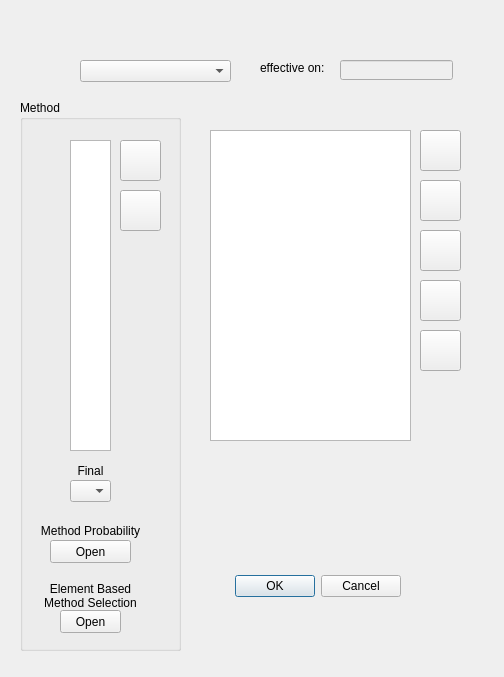
<?xml version="1.0" encoding="UTF-8"?>
<ui version="4.0">
 <class>Dialog</class>
 <widget class="QDialog" name="Dialog">
  <property name="geometry">
   <rect>
    <x>0</x>
    <y>0</y>
    <width>504</width>
    <height>677</height>
   </rect>
  </property>
  <property name="windowTitle">
   <string>Dialog</string>
  </property>
  <widget class="QDialogButtonBox" name="buttonBox">
   <property name="geometry">
    <rect>
     <x>60</x>
     <y>570</y>
     <width>341</width>
     <height>32</height>
    </rect>
   </property>
   <property name="orientation">
    <enum>Qt::Horizontal</enum>
   </property>
   <property name="standardButtons">
    <set>QDialogButtonBox::Cancel|QDialogButtonBox::Ok</set>
   </property>
  </widget>
  <widget class="QListWidget" name="listWidget_3">
   <property name="geometry">
    <rect>
     <x>210</x>
     <y>130</y>
     <width>201</width>
     <height>311</height>
    </rect>
   </property>
  </widget>
  <widget class="QComboBox" name="comboBox">
   <property name="geometry">
    <rect>
     <x>80</x>
     <y>60</y>
     <width>151</width>
     <height>22</height>
    </rect>
   </property>
  </widget>
  <widget class="QPushButton" name="pushButton_3">
   <property name="geometry">
    <rect>
     <x>420</x>
     <y>130</y>
     <width>41</width>
     <height>41</height>
    </rect>
   </property>
   <property name="text">
    <string/>
   </property>
   <property name="icon">
    <iconset resource="resource.qrc">
     <normaloff>:/icon/interface/icons/add.png</normaloff>:/icon/interface/icons/add.png</iconset>
   </property>
   <property name="iconSize">
    <size>
     <width>32</width>
     <height>32</height>
    </size>
   </property>
  </widget>
  <widget class="QLabel" name="label">
   <property name="geometry">
    <rect>
     <x>260</x>
     <y>60</y>
     <width>111</width>
     <height>16</height>
    </rect>
   </property>
   <property name="text">
    <string>effective on:</string>
   </property>
  </widget>
  <widget class="QLineEdit" name="lineEdit">
   <property name="enabled">
    <bool>false</bool>
   </property>
   <property name="geometry">
    <rect>
     <x>340</x>
     <y>60</y>
     <width>113</width>
     <height>20</height>
    </rect>
   </property>
  </widget>
  <widget class="QPushButton" name="pushButton_4">
   <property name="geometry">
    <rect>
     <x>420</x>
     <y>280</y>
     <width>41</width>
     <height>41</height>
    </rect>
   </property>
   <property name="text">
    <string/>
   </property>
   <property name="icon">
    <iconset resource="resource.qrc">
     <normaloff>:/icon/interface/icons/up.png</normaloff>:/icon/interface/icons/up.png</iconset>
   </property>
   <property name="iconSize">
    <size>
     <width>32</width>
     <height>32</height>
    </size>
   </property>
  </widget>
  <widget class="QPushButton" name="pushButton_5">
   <property name="geometry">
    <rect>
     <x>420</x>
     <y>330</y>
     <width>41</width>
     <height>41</height>
    </rect>
   </property>
   <property name="text">
    <string/>
   </property>
   <property name="icon">
    <iconset resource="resource.qrc">
     <normaloff>:/icon/interface/icons/down.png</normaloff>:/icon/interface/icons/down.png</iconset>
   </property>
   <property name="iconSize">
    <size>
     <width>32</width>
     <height>32</height>
    </size>
   </property>
  </widget>
  <widget class="QPushButton" name="pushButton_6">
   <property name="geometry">
    <rect>
     <x>420</x>
     <y>230</y>
     <width>41</width>
     <height>41</height>
    </rect>
   </property>
   <property name="text">
    <string/>
   </property>
   <property name="icon">
    <iconset resource="resource.qrc">
     <normaloff>:/icon/interface/icons/delete.svg</normaloff>:/icon/interface/icons/delete.svg</iconset>
   </property>
   <property name="iconSize">
    <size>
     <width>32</width>
     <height>32</height>
    </size>
   </property>
  </widget>
  <widget class="QPushButton" name="pushButton_7">
   <property name="geometry">
    <rect>
     <x>420</x>
     <y>180</y>
     <width>41</width>
     <height>41</height>
    </rect>
   </property>
   <property name="text">
    <string/>
   </property>
   <property name="icon">
    <iconset resource="resource.qrc">
     <normaloff>:/icon/interface/icons/edit.png</normaloff>:/icon/interface/icons/edit.png</iconset>
   </property>
   <property name="iconSize">
    <size>
     <width>32</width>
     <height>32</height>
    </size>
   </property>
  </widget>
  <widget class="QGroupBox" name="groupBox">
   <property name="geometry">
    <rect>
     <x>20</x>
     <y>100</y>
     <width>161</width>
     <height>551</height>
    </rect>
   </property>
   <property name="title">
    <string>Method</string>
   </property>
   <widget class="QPushButton" name="pushButton">
    <property name="geometry">
     <rect>
      <x>100</x>
      <y>40</y>
      <width>41</width>
      <height>41</height>
     </rect>
    </property>
    <property name="text">
     <string/>
    </property>
    <property name="icon">
     <iconset resource="resource.qrc">
      <normaloff>:/icon/interface/icons/add.png</normaloff>:/icon/interface/icons/add.png</iconset>
    </property>
    <property name="iconSize">
     <size>
      <width>32</width>
      <height>32</height>
     </size>
    </property>
   </widget>
   <widget class="QPushButton" name="pushButton_2">
    <property name="geometry">
     <rect>
      <x>100</x>
      <y>90</y>
      <width>41</width>
      <height>41</height>
     </rect>
    </property>
    <property name="text">
     <string/>
    </property>
    <property name="icon">
     <iconset resource="resource.qrc">
      <normaloff>:/icon/interface/icons/delete.svg</normaloff>:/icon/interface/icons/delete.svg</iconset>
    </property>
    <property name="iconSize">
     <size>
      <width>32</width>
      <height>32</height>
     </size>
    </property>
   </widget>
   <widget class="QListWidget" name="listWidget_2">
    <property name="geometry">
     <rect>
      <x>50</x>
      <y>40</y>
      <width>41</width>
      <height>311</height>
     </rect>
    </property>
   </widget>
   <widget class="QLabel" name="label_2">
    <property name="geometry">
     <rect>
      <x>50</x>
      <y>360</y>
      <width>41</width>
      <height>21</height>
     </rect>
    </property>
    <property name="text">
     <string>Final</string>
    </property>
    <property name="alignment">
     <set>Qt::AlignCenter</set>
    </property>
   </widget>
   <widget class="QComboBox" name="comboBox_2">
    <property name="geometry">
     <rect>
      <x>50</x>
      <y>380</y>
      <width>41</width>
      <height>22</height>
     </rect>
    </property>
   </widget>
   <widget class="QPushButton" name="pushButton_8">
    <property name="geometry">
     <rect>
      <x>30</x>
      <y>440</y>
      <width>81</width>
      <height>23</height>
     </rect>
    </property>
    <property name="text">
     <string>Open</string>
    </property>
   </widget>
   <widget class="QLabel" name="label_3">
    <property name="geometry">
     <rect>
      <x>20</x>
      <y>420</y>
      <width>101</width>
      <height>21</height>
     </rect>
    </property>
    <property name="text">
     <string>Method Probability</string>
    </property>
    <property name="alignment">
     <set>Qt::AlignCenter</set>
    </property>
   </widget>
   <widget class="QLabel" name="label_4">
    <property name="geometry">
     <rect>
      <x>20</x>
      <y>480</y>
      <width>101</width>
      <height>31</height>
     </rect>
    </property>
    <property name="text">
     <string>Element Based Method Selection</string>
    </property>
    <property name="scaledContents">
     <bool>false</bool>
    </property>
    <property name="alignment">
     <set>Qt::AlignCenter</set>
    </property>
    <property name="wordWrap">
     <bool>true</bool>
    </property>
   </widget>
   <widget class="QPushButton" name="pushButton_9">
    <property name="geometry">
     <rect>
      <x>40</x>
      <y>510</y>
      <width>61</width>
      <height>23</height>
     </rect>
    </property>
    <property name="text">
     <string>Open</string>
    </property>
   </widget>
  </widget>
 </widget>
 <resources>
  <include location="resource.qrc"/>
 </resources>
 <connections>
  <connection>
   <sender>buttonBox</sender>
   <signal>accepted()</signal>
   <receiver>Dialog</receiver>
   <slot>accept()</slot>
   <hints>
    <hint type="sourcelabel">
     <x>248</x>
     <y>254</y>
    </hint>
    <hint type="destinationlabel">
     <x>157</x>
     <y>274</y>
    </hint>
   </hints>
  </connection>
  <connection>
   <sender>buttonBox</sender>
   <signal>rejected()</signal>
   <receiver>Dialog</receiver>
   <slot>reject()</slot>
   <hints>
    <hint type="sourcelabel">
     <x>316</x>
     <y>260</y>
    </hint>
    <hint type="destinationlabel">
     <x>286</x>
     <y>274</y>
    </hint>
   </hints>
  </connection>
 </connections>
</ui>
